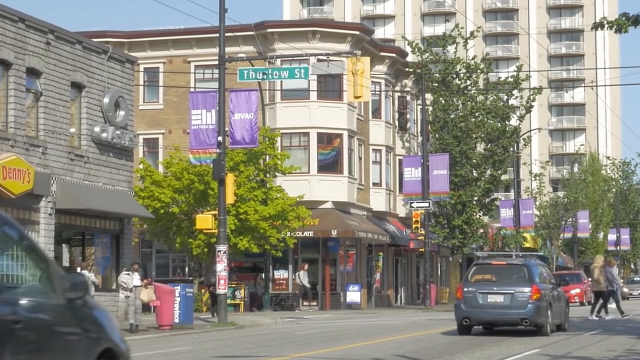
#> input picture test.png, 640 x 360 px
$ python littletest.py   (older library calls are emulated)
#> lines starting #> are read from the running program, lines starting #| are printed output that depends on the picture
import numpy as np
import cv2

RGBout_path = './test.png'

RGBout_img = cv2.imread(RGBout_path, -1)
#> RGBout_img is the input picture: shape (360, 640, 3) uint16; mean B, G, R 32444.3, 35321.4, 35894.2

in_img = cv2.cvtColor(RGBout_img, cv2.COLOR_RGB2GRAY)
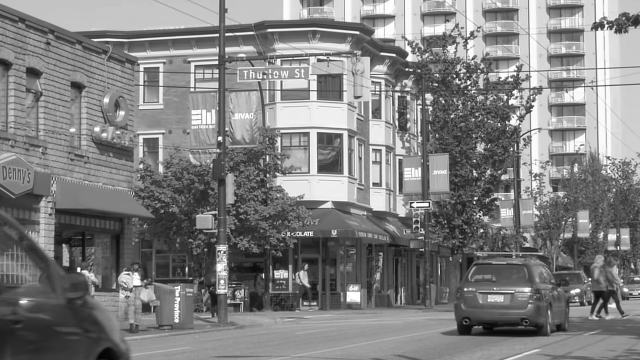
#> in_img: shape (360, 640) uint16; min 2962, max 65535, mean 34526.4; drawn with min black and max white

in_img = in_img.astype(np.float) / 255.0

RGBout_img = RGBout_img.astype(np.float) / 255.0

noise = np.random.normal(loc = 0.0, scale = 0.05, size = in_img.shape)
in_img += noise
in_img = np.clip(in_img, 0, 1)
#> in_img: shape (360, 640) float64; every value is 1
cv2.imshow("haha",in_img)
cv2.waitKey()
cv2.destroyAllWindows()
